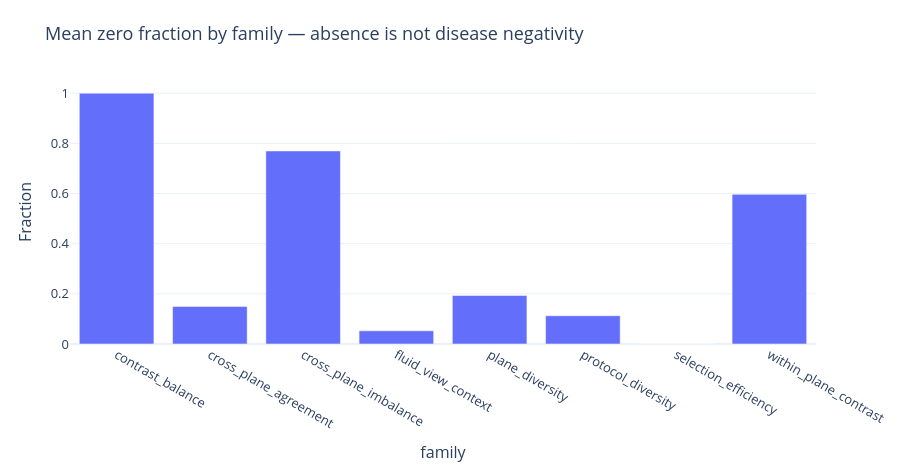

The notebook cell saved with this chart:
### Markdown cell above
## 04. Absent representations

Zeros can encode absent contrasts or lack of diversity. They must not be confused with negative clinical findings.

### Code cell
figure = round1_figure(DIRECTORY, 4)
figure.show(renderer='plotly_mimetype')

### Figure 1 — Plotly figure (JSON) as saved in the notebook; plotly's stock layout.template omitted (floating-point values rounded to 4 significant figures)
{"data": [{"hovertemplate": "family=%{x}<br>zero_fraction=%{y}<extra></extra>", "legendgroup": "", "marker": {"color": "#636efa", "pattern": {"shape": ""}}, "name": "", "orientation": "v", "showlegend": false, "textposition": "auto", "type": "bar", "x": ["contrast_balance", "cross_plane_agreement", "cross_plane_imbalance", "fluid_view_context", "plane_diversity", "protocol_diversity", "selection_efficiency", "within_plane_contrast"], "xaxis": "x", "y": [1.0, 0.1497, 0.7697, 0.05268, 0.1935, 0.1126, 0.0, 0.5968], "yaxis": "y"}], "layout": {"barmode": "relative", "font": {"size": 13}, "height": 470, "legend": {"tracegroupgap": 0}, "margin": {"b": 100, "l": 70, "r": 25, "t": 80}, "title": {"text": "Mean zero fraction by family — absence is not disease negativity"}, "xaxis": {"anchor": "y", "domain": [0, 1], "title": {"text": "family"}}, "yaxis": {"anchor": "x", "domain": [0, 1], "title": {"text": "Fraction"}}}}
